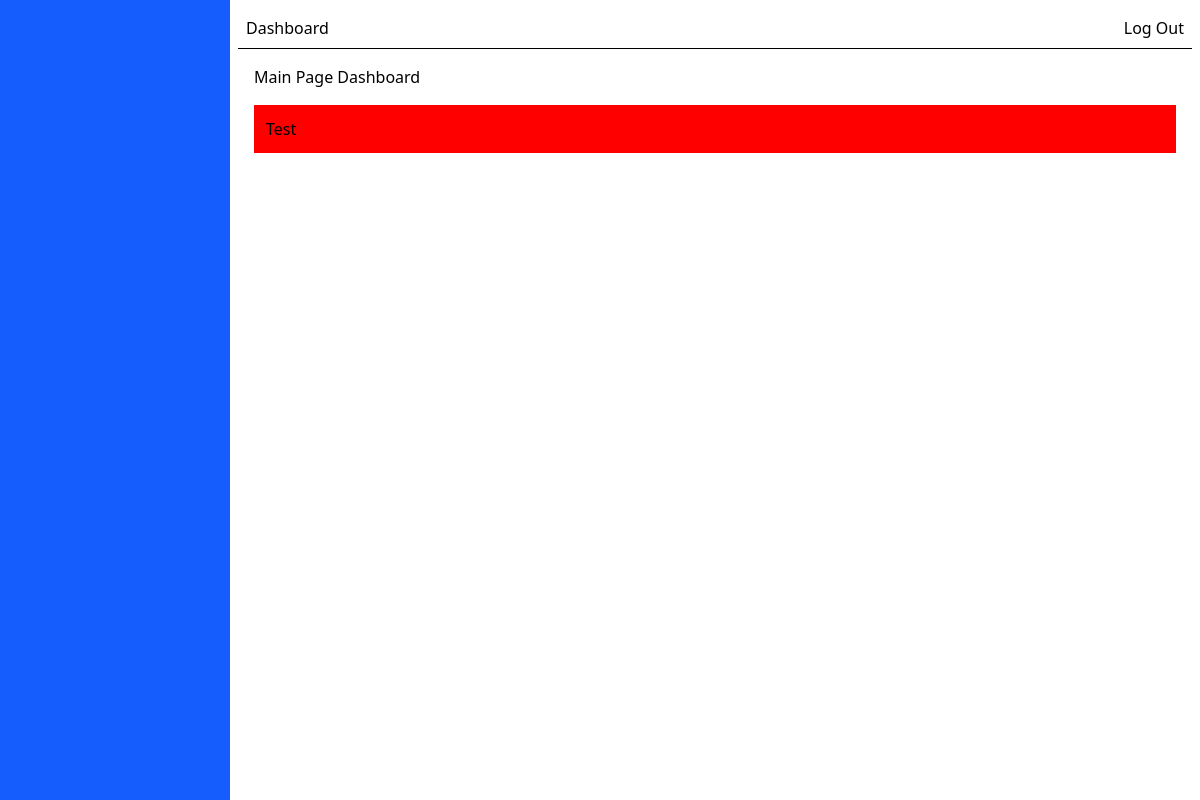
Before: / with the older database file.
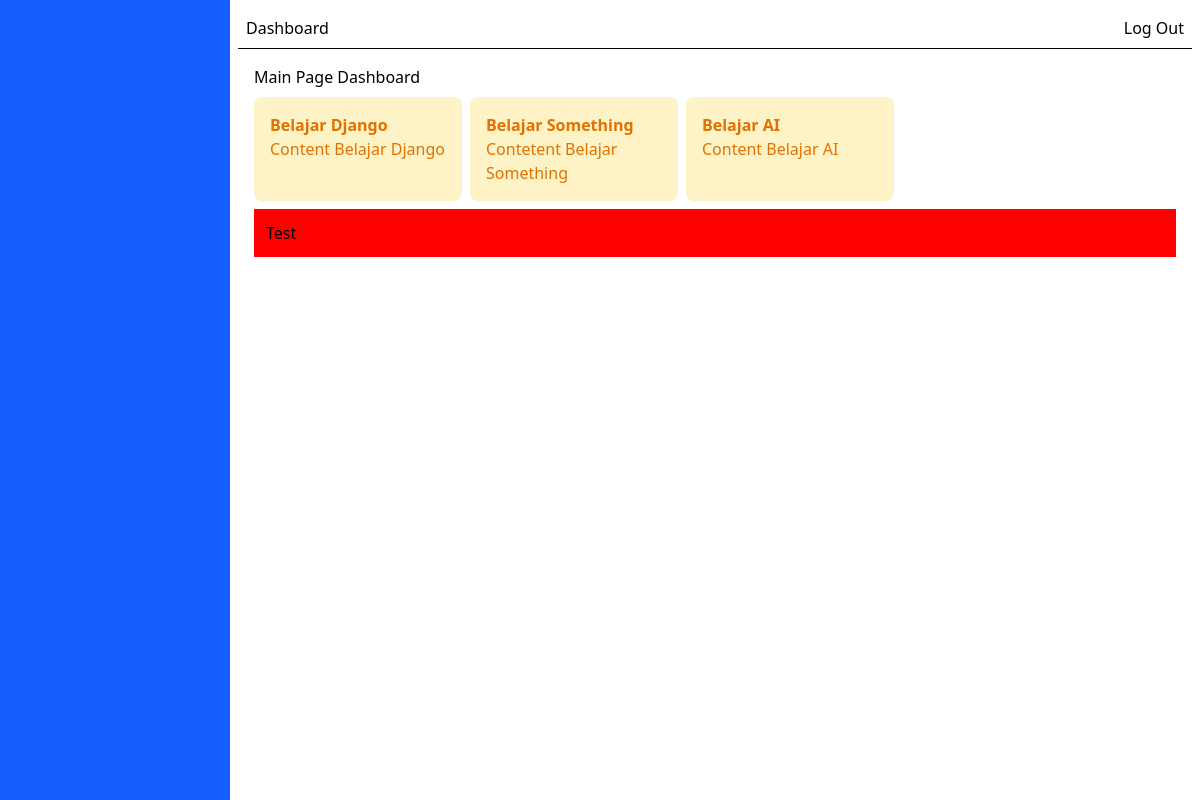
After: the same page with the newer database file.
### notes/models.py (models this page shows, shortened)
class Notes(models.Model):
    title = models.CharField(max_length=255)
    content = models.TextField()

### notes/views.py (the view)
# urls.py: path('', index_view, name='index'),
def index_view(request):
  notes = Notes.objects.all()
  context = {
    'notes': notes,
    'hobbies': ['Fishing', 'Badminton', 'Cycling']
  }
  return render(request, 'index.html', context)

### templates/index.html (shortened to what this page needs)
{% extends "dashboard-base.html" %}
{% block dashboard %}
<h1>Main Page Dashboard</h1>
<div class="flex flex-wrap gap-2 my-2">
  {% for note in notes %}
    {% include "components/note-card.html" with note=note %}
  {% endfor %}
</div>
<div class="myClass">Test</div>
{% endblock %}

### templates/dashboard-base.html
{% extends "base.html" %} {% block content %}
<main>
	<header class="flex justify-between items-center p-2 border-b">
		<div>Dashboard</div>
		<div>Log Out</div>
	</header>
	<div class="p-4">{% block dashboard %}{% endblock %}</div>
</main>
{% endblock %}

### templates/base.html (shortened to what this page needs)
{% load static %}
<!DOCTYPE html>
<html lang="en">
  <head>
    <script src="https://unpkg.com/@tailwindcss/browser@4"></script>
    <link rel="stylesheet" href="{% static 'main.css' %}" />
  </head>
  <body>
    <main class="flex w-full h-screen">
      <aside class="w-[230px] bg-blue-600 text-white p-2">
      </aside>
      <section class="w-[calc(100vw-230px)] p-2">
        {% block content %}{% endblock %}
      </section>
    </main>
  </body>
</html>

### templates/components/note-card.html
<div class="bg-amber-100 text-amber-600 w-52 p-4 rounded-lg">
  <h1 class="font-bold">{{ note.title }}</h1>
  <div>{{ note.content }}</div>
</div>

### static/main.css (style rules this page uses)
.myClass { padding: 12px; background-color: red; }

Changed rows visible on the page:
added Notes: title "Belajar Django", content "Content Belajar Django"
added Notes: title "Belajar Something", content "Contetent Belajar Something"
added Notes: title "Belajar AI", content "Content Belajar AI"
